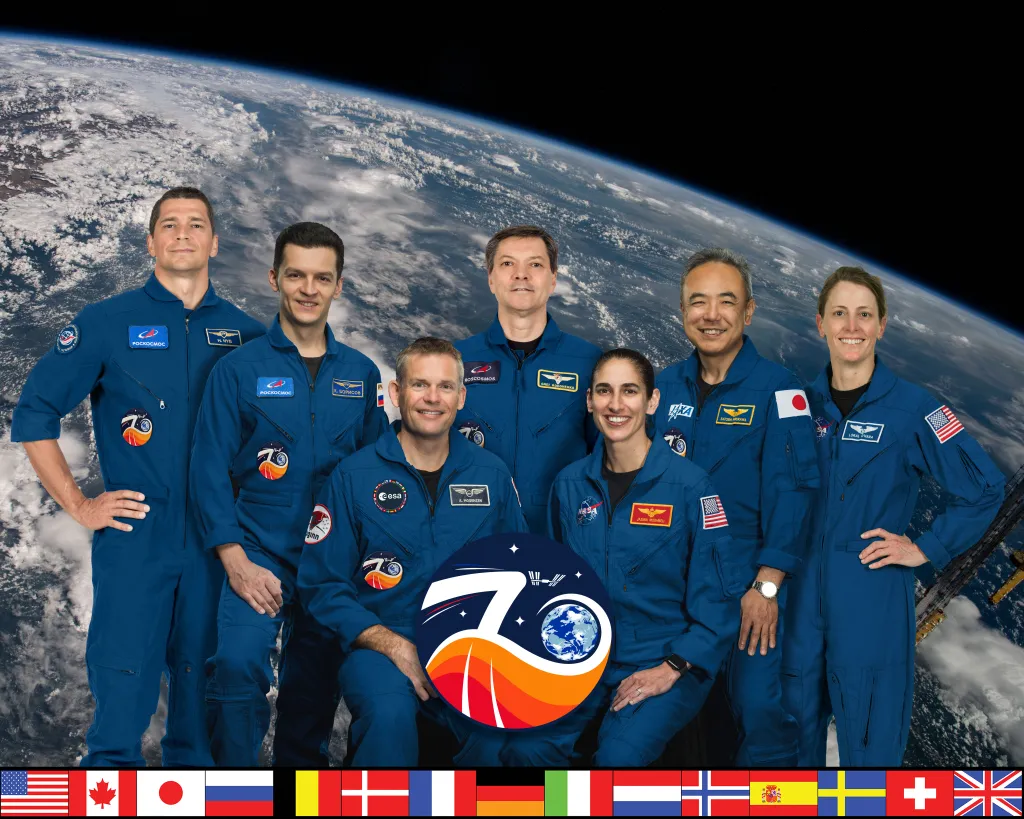
#> input picture your_image.jpg, 1024 x 819 px
$ python detect_image.py
#> lines starting #> are read from the running program, lines starting #| are printed output that depends on the picture; after the words box and inside, x2 and y2 are one past the last pixel; in counts of white or black regions, pixels touching at a corner belong together
import cv2

# Load the pre-trained face detector
face_cascade = cv2.CascadeClassifier(
    cv2.data.haarcascades + "haarcascade_frontalface_default.xml"
)

def detect_faces(image_path):
    # Read the image
#> called with image_path = 'your_image.jpg'
    img = cv2.imread(image_path)
#> img is the input picture: shape (819, 1024, 3); mean B, G, R 83.9, 71.4, 63.2
    if img is None:
        print(f"Error: Could not load image '{image_path}'")
        return

    # Convert to grayscale (required for detection)
    gray = cv2.cvtColor(img, cv2.COLOR_BGR2GRAY)
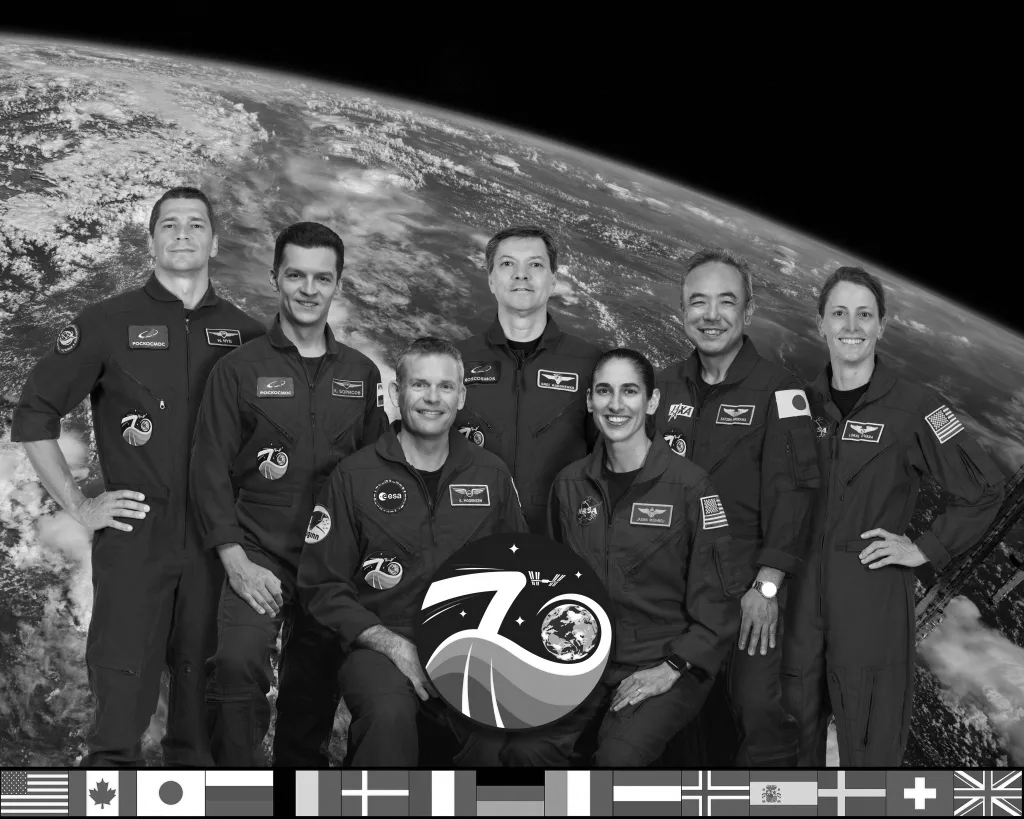
#> gray: shape (819, 1024); min 0, max 255, mean 70.3

    # Detect faces
    # scaleFactor: how much the image size is reduced at each scale
    # minNeighbors: how many neighbors each rectangle should retain
    faces = face_cascade.detectMultiScale(
        gray,
        scaleFactor=1.1,
        minNeighbors=8,
        minSize=(60, 60)
    )
#> faces = [[147, 197, 75, 75], [481, 235, 80, 80], [271, 247, 76, 76], [673, 270, 79, 79], [814, 284, 76, 76], [394, 355, 76, 76], [580, 361, 76, 76]]

    print(f"Found {len(faces)} face(s)")
#| Found 7 face(s)

    # Draw rectangles around each face
    for (x, y, w, h) in faces:
        cv2.rectangle(img, (x, y), (x + w, y + h), (0, 255, 0), 2)
        cv2.putText(img, "Face", (x, y - 10),
                    cv2.FONT_HERSHEY_SIMPLEX, 0.8, (0, 255, 0), 2)
#> this loop made 7 passes
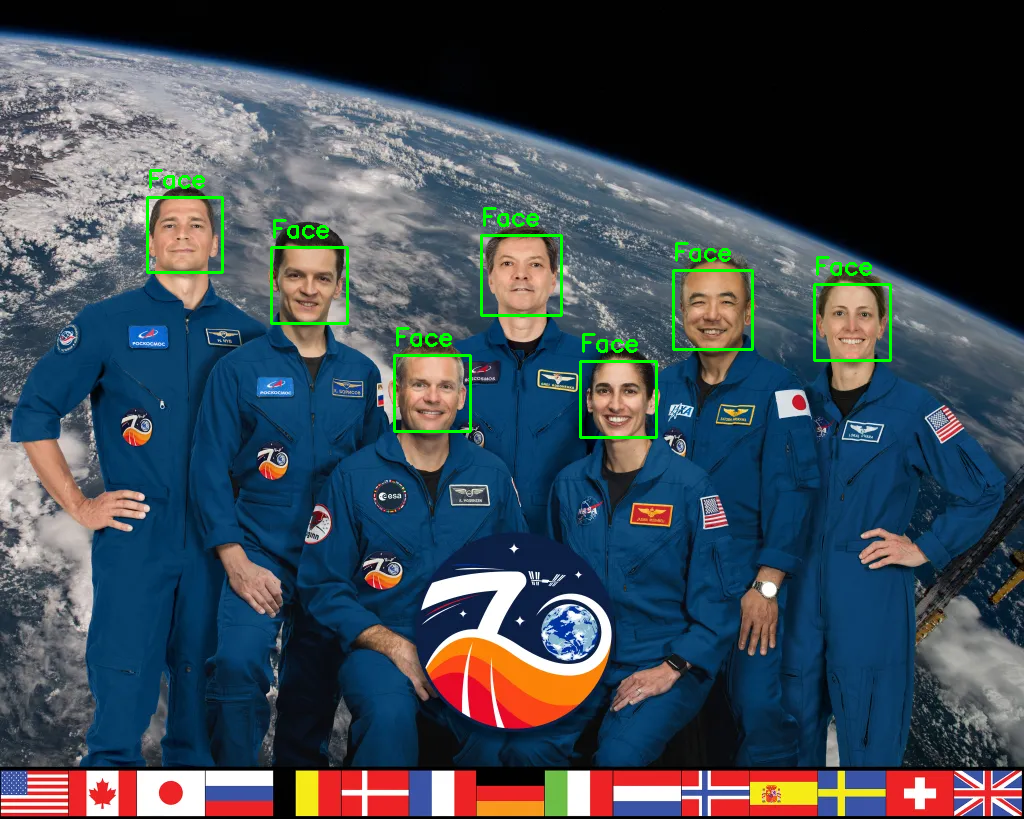
#> img: shape (819, 1024, 3); 1.12% of pixels changed, all inside (x1, y1, x2, y2) = (146, 169, 892, 439)

    # Show and save the result
    cv2.imshow("Face Detection", img)
    cv2.imwrite("output.jpg", img)
    print("Saved result to output.jpg")
    cv2.waitKey(0)
    cv2.destroyAllWindows()

# --- Run it ---
detect_faces("your_image.jpg")   # Replace with your image path
